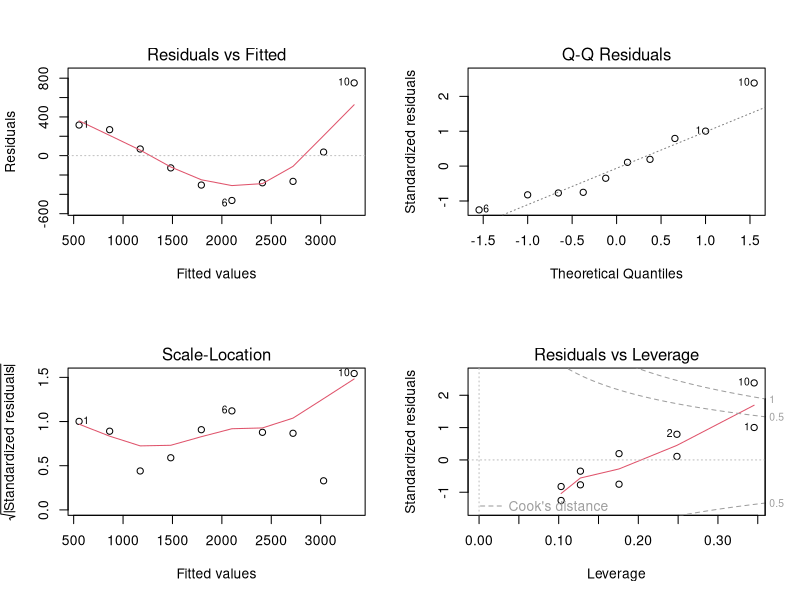

Here is the R script that generated this plot:
## ---- chunk 1
library(tidyverse)

idade <- c(18,23,28,33,38,43,48,53,58,63)
custo <- c(871,1132,1242,1356,1488,1638,2130,2454,3066,4090)
dados <- data.frame(idade,custo)
dados
## ---- chunk 2
# criando matrizes e vetores
Y <- custo
is.vector(Y) 
X=cbind(1,idade)
is.matrix(X)

## ---- chunk 3
solve(t(X)%*%X)%*%t(X)%*%Y
## ---- chunk 4
modelo = lm(custo ~ idade, data=dados)
summary(modelo)
## ---- chunk 5
shapiro.test(modelo$residuals)
## ---- chunk 6
par(mfrow = c(2,2))
plot(modelo)
